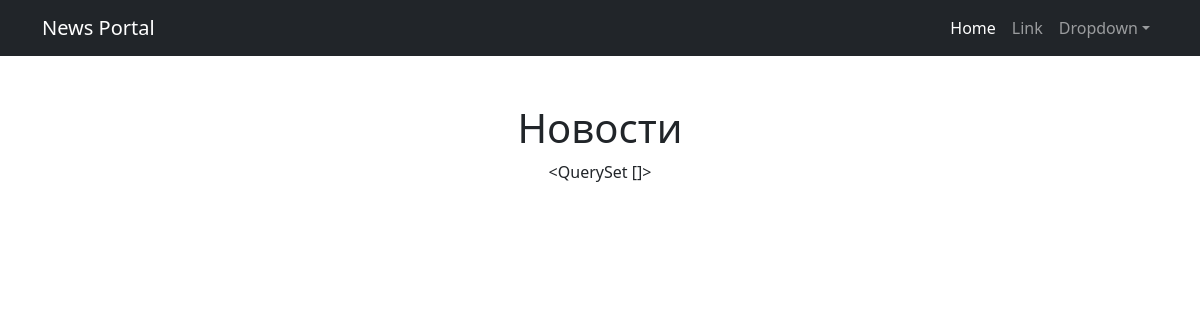
The page /news/ on the database as committed earlier.
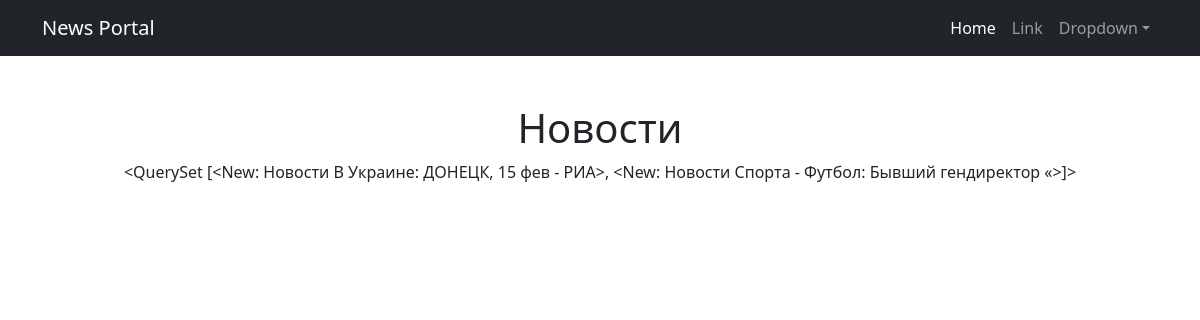
The same page on the database as committed later.
### news/models.py (models this page shows)
class New(models.Model):
    name = models.CharField(
        max_length=50,
        unique=True,
    )
    description = models.TextField()
    quantity = models.IntegerField(
        validators=[MinValueValidator(0)],
    )
    news = models.ForeignKey(
        to='News',
        on_delete=models.CASCADE,
        related_name='New',
    )
    price = models.FloatField(
        validators=[MinValueValidator(0.0)],
    )
    def __str__(self):
        return f'{self.name.title()}: {self.description[:20]}'

### news/views.py (the view)
# urls.py: path('', NewsList.as_view()),
class NewsList(ListView):
    model = New
    ordering = 'name'
    template_name = 'news.html'
    context_object_name = 'news'

### templates/news.html (shortened to what this page needs)
{% extends 'flatpages/default.html' %}
{% block content %}
<h1>Новости</h1>
{{ news }}
{% endblock content %}

### templates/flatpages/default.html (shortened to what this page needs)
<!DOCTYPE html>
<html lang="en">
<head>
    {% load static %}
    <link href={% static "css/styles.css" %} rel="stylesheet" />
</head>
<body>
    <nav class="navbar navbar-expand-lg navbar-dark bg-dark">
        <div class="container">
            <a class="navbar-brand" href="#">News Portal</a>
            <div class="collapse navbar-collapse" id="navbarSupportedContent">
                <ul class="navbar-nav ms-auto mb-2 mb-lg-0">
                    <li class="nav-item"><a class="nav-link active" aria-current="page" href="#">Home</a></li>
                    <li class="nav-item"><a class="nav-link" href="#">Link</a></li>
                    <li class="nav-item dropdown">
                        <a class="nav-link dropdown-toggle" id="navbarDropdown" href="#" role="button" data-bs-toggle="dropdown" aria-expanded="false">Dropdown</a>
                    </li>
                </ul>
            </div>
        </div>
    </nav>
    <div class="container">
        <div class="text-center mt-5">
            {% block content %}
            {% endblock content %}
        </div>
    </div>
</body>
</html>

Rows that differ between the two databases and show on the page:
added New: name+description "<QuerySet [<New: Новости В Украине: ДОНЕЦК, 15 фев - РИА>, <New: Новости Спорта - Футбол: Бывший гендиректор «>]>"
Other text that changed with them:
{{ news }}: "<QuerySet []>" → (not shown)
